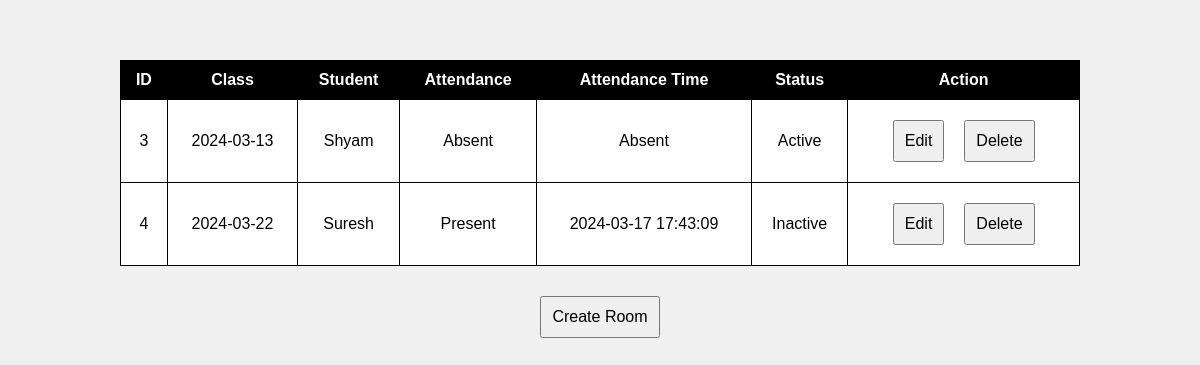
Page /admin/indexes/phase_index.php on the earlier database version.
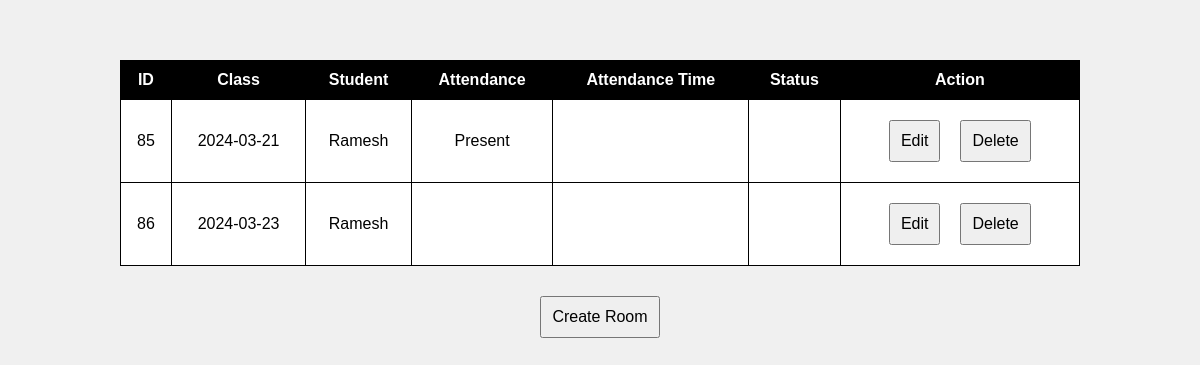
Same page on the later database version.
### tables this page shows
CREATE TABLE `class_rooms` (
  `class_room_id` int(11) NOT NULL,
  `class_parent_id` int(11) DEFAULT NULL,
  `user_parent_id` int(11) DEFAULT NULL,
  `attendance` enum('Present','Absent','Late') DEFAULT NULL,
  `attendance_time` varchar(255) DEFAULT NULL,
  `class_room_status` enum('Active','Inactive') DEFAULT NULL
);

CREATE TABLE `classes` (
  `class_id` int(11) NOT NULL,
  `course_parent_id` int(11) NOT NULL,
  `user_parent_id` int(11) NOT NULL,
  `sched_start_time` time NOT NULL,
  `sched_end_time` time NOT NULL,
  `date_of_class` date NOT NULL,
  `created_at` timestamp NOT NULL DEFAULT current_timestamp(),
  `updated_at` timestamp NOT NULL DEFAULT current_timestamp(),
  `actual_start_time` datetime DEFAULT NULL,
  `actual_end_time` datetime DEFAULT NULL,
  `class_status` enum('Upcoming','Ongoing','Finished','Cancelled') NOT NULL
);

CREATE TABLE `users` (
  `user_id` int(11) NOT NULL,
  `user_name` varchar(255) NOT NULL,
  `user_password` varchar(255) NOT NULL,
  `user_type` enum('Student','Teacher','None') NOT NULL DEFAULT 'None',
  `user_status` enum('Active','Inactive') NOT NULL
);

### admin/indexes/phase_index.php (the view, shortened to what this page needs)
<!DOCTYPE html>
<html>
<head>
</head>
<body>
<h2 id="responseMessagePhase">&nbsp;</h2>
<div id="updateTableContainerPhase">
    <?php
    include("../db.php");
    $sql = "SELECT Ro.*,
               d.date_of_class,
	       us.user_name
        FROM class_rooms Ro
        LEFT JOIN classes d ON Ro.class_parent_id = d.class_id
	LEFT JOIN users us ON Ro.user_parent_id = us.user_id";
    $result = $conn->query($sql);
    if ($result->num_rows > 0) {
        echo "<table>";
        echo "<tr><th>ID</th><th>Class</th><th>Student</th><th>Attendance</th><th>Attendance Time</th><th>Status</th><th>Action</th></tr>";
        while ($row = $result->fetch_assoc()) {
            echo "<tr>";
            echo "<td>{$row['class_room_id']}</td>";
            echo "<td>{$row['date_of_class']}</td>";
            echo "<td>{$row['user_name']}</td>";
            echo "<td>{$row['attendance']}</td>";
            echo "<td>{$row['attendance_time']}</td>";
            echo "<td>{$row['class_room_status']}</td>";
            echo "<td>";
            echo "<button onclick=\"showFormPhase('edit_mode_phase', {$row['class_room_id']})\">Edit</button>";
            echo "<button onclick=\"showFormPhase('delete_mode_phase', {$row['class_room_id']})\">Delete</button>";
            echo "</td>";
            echo "</tr>";
        }
        echo "</table>";
    } else {
        echo "No rooms found.";
    }
    ?>
</div>
<button onclick="showFormPhase('create_mode_phase', null)">Create Room</button>
</body>
</html>

Differences in the rows shown:
removed class_rooms: class_room_id "3", classes.date_of_class "2024-03-13", users.user_name "Shyam", attendance "Absent", attendance_time "Absent", class_room_status "Active"
removed class_rooms: class_room_id "4", classes.date_of_class "2024-03-22", users.user_name "Suresh", attendance "Present", attendance_time "2024-03-17 17:43:09", class_room_status "Inactive"
added class_rooms: class_room_id "85", classes.date_of_class "2024-03-21", users.user_name "Ramesh", attendance "Present"
added class_rooms: class_room_id "86", classes.date_of_class "2024-03-23", users.user_name "Ramesh"
